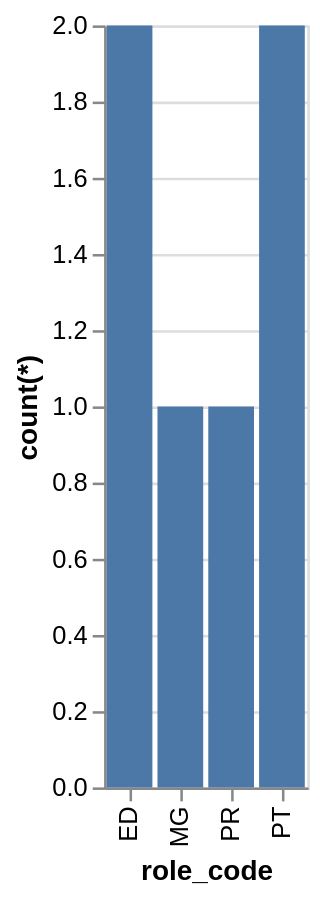

Vega-Lite specification for this chart:
### Vega-Lite specification from a JSON file in a GitHub repository (floating-point values rounded to 4 significant figures)
{"data": {"values": [{"x_data": "ED", "y_data": 2}, {"x_data": "MG", "y_data": 1}, {"x_data": "PR", "y_data": 1}, {"x_data": "PT", "y_data": 2}]}, "mark": "bar", "encoding": {"x": {"field": "x_data", "type": "nominal", "title": "role_code", "sort": "ascending"}, "y": {"field": "y_data", "type": "quantitative", "title": "count(*)"}}}
